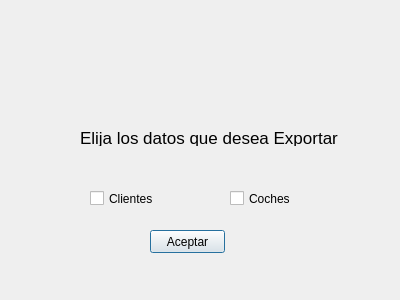
<?xml version="1.0" encoding="UTF-8"?>
<ui version="4.0">
 <class>dlgExportarDatos</class>
 <widget class="QDialog" name="dlgExportarDatos">
  <property name="windowModality">
   <enum>Qt::WindowModal</enum>
  </property>
  <property name="geometry">
   <rect>
    <x>0</x>
    <y>0</y>
    <width>400</width>
    <height>300</height>
   </rect>
  </property>
  <property name="windowTitle">
   <string>Exportar Datos</string>
  </property>
  <widget class="QLabel" name="lblElegirDatos">
   <property name="geometry">
    <rect>
     <x>80</x>
     <y>130</y>
     <width>261</width>
     <height>16</height>
    </rect>
   </property>
   <property name="font">
    <font>
     <pointsize>13</pointsize>
    </font>
   </property>
   <property name="text">
    <string>Elija los datos que desea Exportar</string>
   </property>
  </widget>
  <widget class="QCheckBox" name="chkClientes">
   <property name="geometry">
    <rect>
     <x>90</x>
     <y>190</y>
     <width>70</width>
     <height>17</height>
    </rect>
   </property>
   <property name="text">
    <string>Clientes</string>
   </property>
   <attribute name="buttonGroup">
    <string notr="true">buttonGroup</string>
   </attribute>
  </widget>
  <widget class="QCheckBox" name="chkCoches">
   <property name="geometry">
    <rect>
     <x>230</x>
     <y>190</y>
     <width>70</width>
     <height>17</height>
    </rect>
   </property>
   <property name="text">
    <string>Coches</string>
   </property>
   <attribute name="buttonGroup">
    <string notr="true">buttonGroup</string>
   </attribute>
  </widget>
  <widget class="QLabel" name="label">
   <property name="geometry">
    <rect>
     <x>150</x>
     <y>30</y>
     <width>81</width>
     <height>81</height>
    </rect>
   </property>
   <property name="text">
    <string/>
   </property>
   <property name="pixmap">
    <pixmap>img/help-web-button.png</pixmap>
   </property>
   <property name="scaledContents">
    <bool>true</bool>
   </property>
  </widget>
  <widget class="QPushButton" name="btnExportarDatos">
   <property name="geometry">
    <rect>
     <x>150</x>
     <y>230</y>
     <width>75</width>
     <height>23</height>
    </rect>
   </property>
   <property name="text">
    <string>Aceptar</string>
   </property>
  </widget>
 </widget>
 <resources/>
 <connections/>
 <buttongroups>
  <buttongroup name="buttonGroup"/>
 </buttongroups>
</ui>
